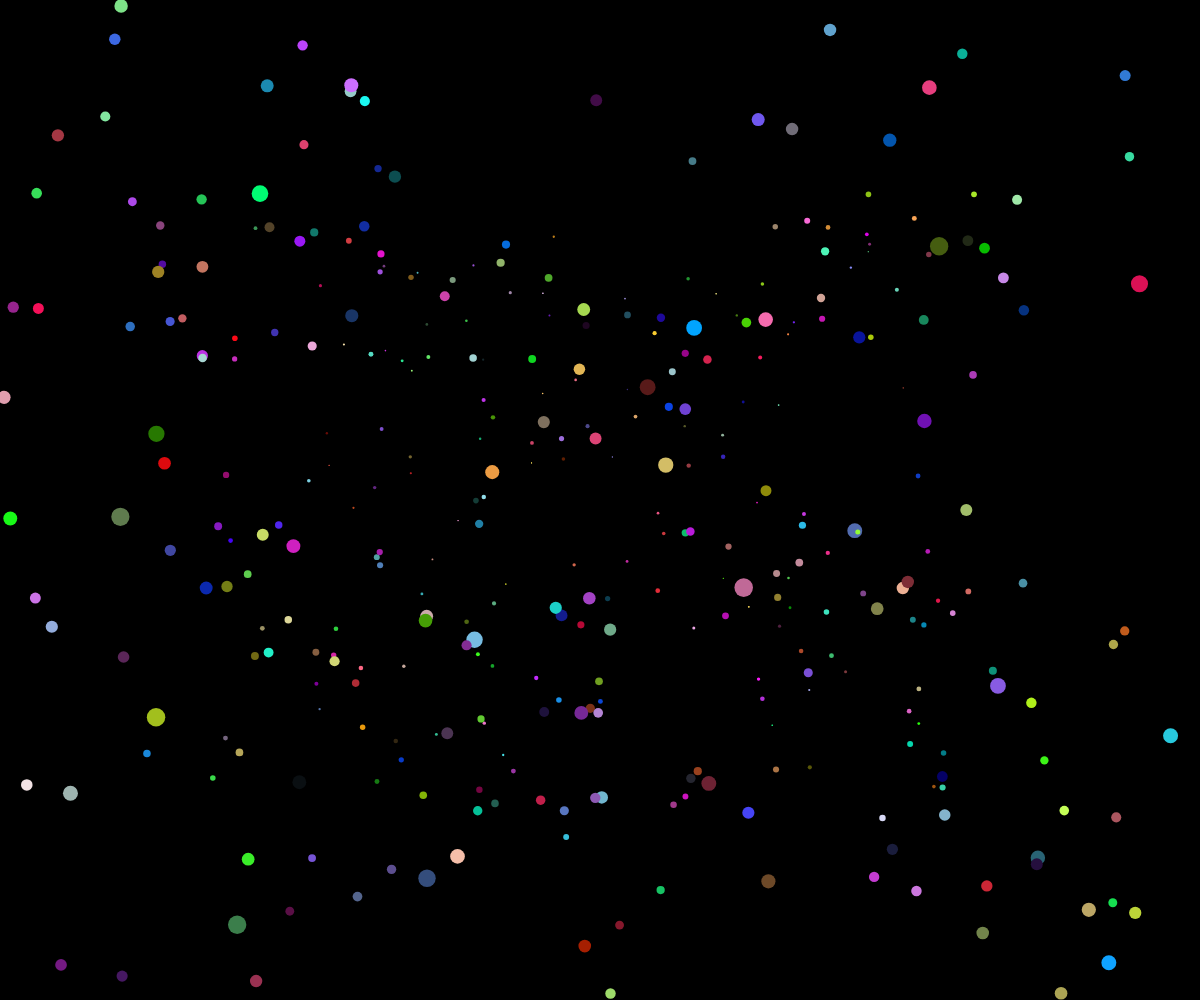
Frame 1 (no input)
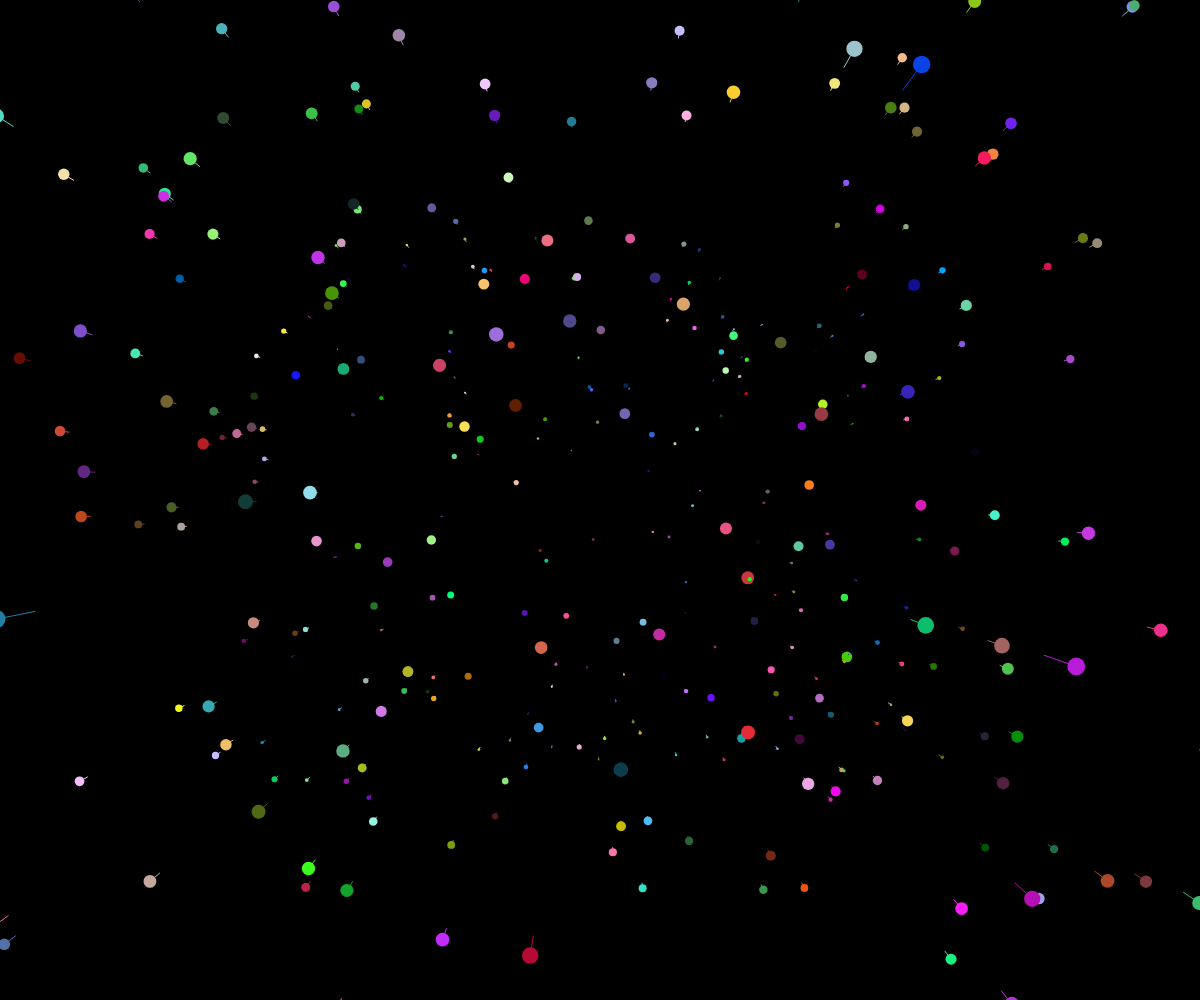
Frame 60 (no input)
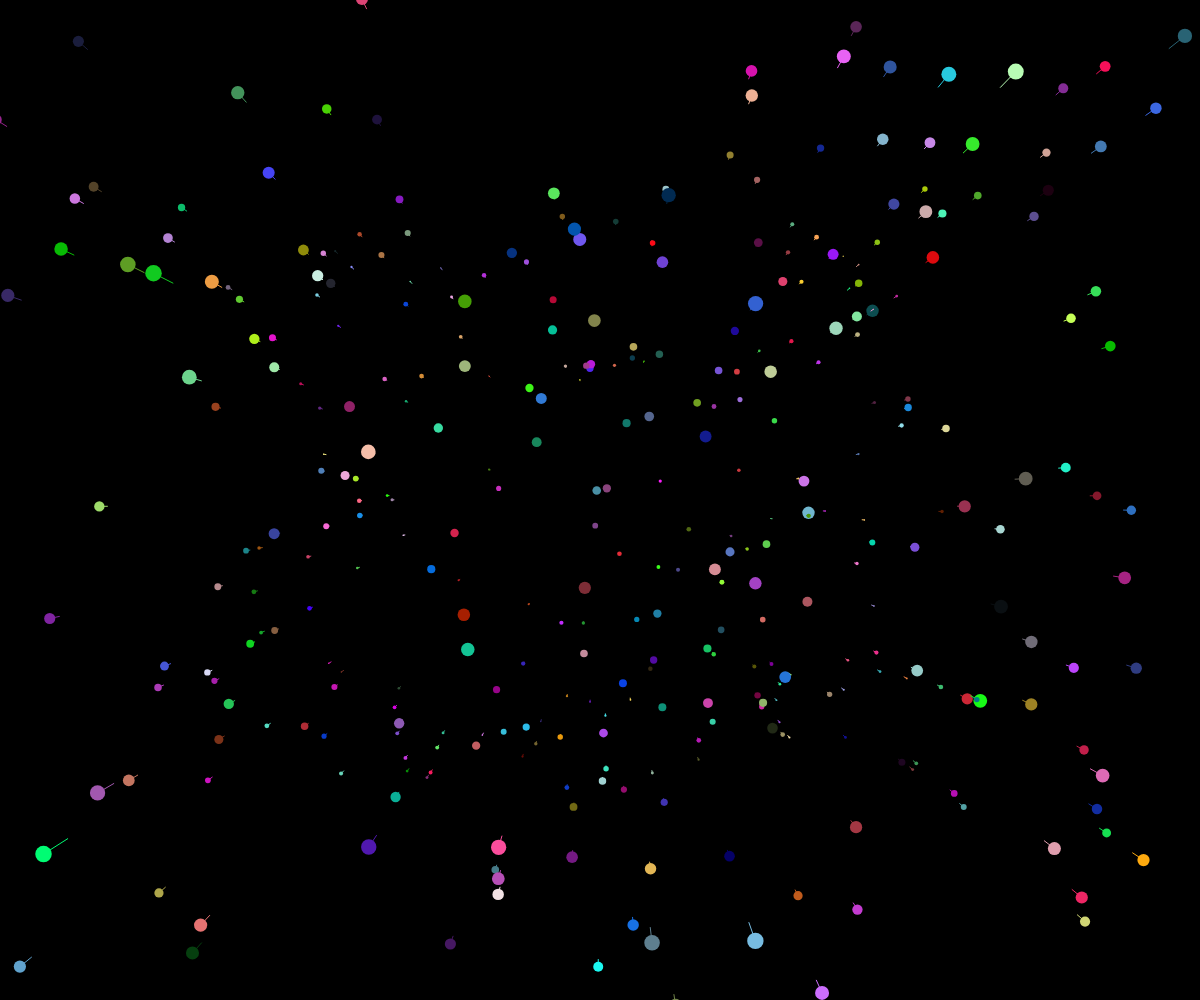
Frame 120 (the mouse pressed at the canvas centre since frame 60)

The p5.js sketch that drew these frames (run headless with seeded random() and noise() and a simulated clock; from frame 60 on, the mouse is pressed at the canvas centre):

// p5.js sketch
// ── sketch.js
let stars = []
const spread = 300
let speedSlider

// let canvasWidth, canvasHeight

function generateRandomLetter() {
    const alphabet = "abcdefghijklmnopqrstuvwxyz"
    // const alphabet = "10"
    return alphabet[Math.floor(Math.random() * alphabet.length)]
}

function generateRandomColor() {
    const rc = Math.floor(random() * 3)
    let col = createVector(0, 0, 0)
    // if (rc === 0) {
    //     col = createVector(255, 0, 0)
    // } else if (rc === 1) {
    //     col = createVector(0, 255, 0)
    // } else {
    //     col = createVector(0, 0, 255)
    // }
    col.x = random() * 255
    col.y = random() * 255
    col.z = random() * 255
    return col
}

function setup() {
    // canvasWidth = window.innerWidth
    // canvasHeight = window.innerHeight
    createCanvas(windowWidth, windowHeight)
    speedSlider = createSlider(0, 20, 1, .1)
    const minZ = 10
    const maxZ = windowWidth
    for (let i = 0; i < 500; i++) {
        stars[i] = {
            text: generateRandomLetter(),
            color: generateRandomColor(),
            pos: createVector(
                random(-width * spread, width * spread),
                random(-height * spread, height * spread),
                random(minZ, maxZ)
            )
        }
        stars[i].pz = stars[i].pos.z
    }
}

function draw() {
    background(0, 0, 0)
    translate(width/2, height/2)

    // stroke(0, 204, 255)
    // fill(106, 38, 205)
    // fill(32,194,14)

    for (const star of stars) {
        let d = map(star.pos.z, 0, width, 20, 1)
        let x = star.pos.x / star.pos.z
        let y = star.pos.y / star.pos.z
        let px = star.pos.x / star.pz
        let py = star.pos.y / star.pz
        // textSize(d+10)
        // text(star.text, x, y)
        fill(star.color.x, star.color.y, star.color.z)
        noStroke()
        circle(x, y, d)
        stroke(star.color.x, star.color.y, star.color.z)
        line(x, y, px, py)
        const col = Math.floor(random() * 3)
        // if (col === 0) {
        //     fill(255, 0, 0)
        // } else if (col === 1) {
        //     fill(0, 255, 0)
        // } else {
        //     fill(0, 0, 255)
        // }
        // fill(Math.floor(random()) * 255, Math.floor(random()) * 255, Math.random())
        star.pz = star.pos.z
        star.pos.z -= 10 * speedSlider.value()
        if (star.pos.z < 10) {
            star.pos.x = random(-width * spread, width * spread)
            star.pos.y = random(-height * spread, height * spread)
            star.pos.z = width
            star.pz = width
        }
    }
}

function windowResized() {
    resizeCanvas(windowWidth, windowHeight)
}
// ── style.css
html, body {
    margin: 0;
    padding: 0;
}

* {
    box-sizing: border-box;
}

body {
    background: #111;
    overflow-x: hidden;
    position: relative;
    overflow-y: hidden;
}

input[type="range"] {
    position: absolute;
    bottom: 5vh;
    left: 5vh;

    -webkit-appearance: none;
    height: .8rem;
    background: rgba(255, 255, 255, 0.6);
    border-radius: 5px;
    /* border: solid 2px white; */
    /* background: transparent; */
    background: #6a26cd;
}

input[type=range]::-webkit-slider-thumb {
    -webkit-appearance: none;
    border: 1px solid #000000;
    height: 1.3rem;
    width: 1rem;
    /* height: 36px;
    width: 16px; */
    border-radius: 3px;
    background: #ffffff;
    cursor: pointer;
    margin-top: .1rem; 
    box-shadow: 1px 1px 1px #000000, 0px 0px 1px #0d0d0d;
  
}

#speed_level {
    font-family: monospace;
    position: absolute;
    color: white;
    font-size: 1.3rem;
    bottom: 6vh;
    left: 3vw;
}

*::selection {
    background: #fff;
}

#center_text {
    font-size: 20vmin;
    text-align: center;
    position: absolute;
    top: 50%;
    left: 50%;
    transform: translate(-50%, -80%);
    text-transform: uppercase;
    color: white;
    /* font-family: 'Uncial Antiqua'; */
    font-family: 'Londrina Shadow';
}

#ack_me {
    color: white;
    font-size: 1rem;
    position: absolute;
    font-family: monospace;
    bottom: 3vh;
    right: 3vw;
    color: #999;
    transition: all .5s ease;
}

#ack_me:hover {
    color: white;
    rotate: 360deg;
}
